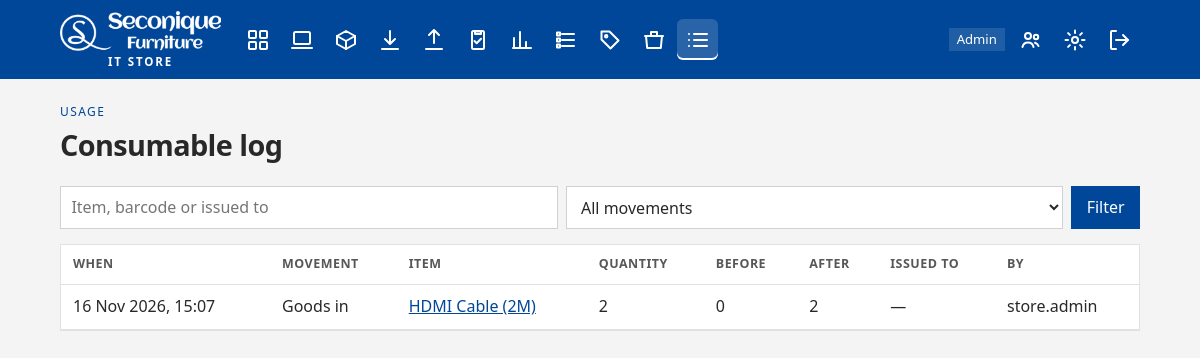
/usage/ (signed in), run on the app's committed database.
### stockroom/models.py (models this page shows, shortened)
class Usage(models.Model):
    class Movement(models.TextChoices):
        RECEIPT = "receipt", "Goods in"
        ISSUE = "issue", "Goods out"
        STOCKTAKE = "stocktake", "Stocktake"
    consumable = models.ForeignKey(
        Consumable, on_delete=models.PROTECT, related_name="usage_records"
    )
    movement = models.CharField(max_length=20, choices=Movement.choices)
    quantity = models.PositiveIntegerField()
    quantity_before = models.PositiveIntegerField()
    quantity_after = models.PositiveIntegerField()
    issued_to = models.CharField(max_length=200, blank=True)
    notes = models.TextField(blank=True)
    recorded_at = models.DateTimeField(auto_now_add=True)
    recorded_by = models.ForeignKey(
        settings.AUTH_USER_MODEL,
        null=True,
        blank=True,
        on_delete=models.SET_NULL,
        related_name="usage_recorded",
    )
    class Meta:
        db_table = "usage"
        ordering = ["-recorded_at", "-id"]
        constraints = [
            models.CheckConstraint(
                condition=Q(movement="stocktake") | Q(quantity__gt=0),
                name="usage_quantity_positive_unless_stocktake",
            )
        ]
        indexes = [
            models.Index(fields=["movement", "recorded_at"], name="usage_movement_idx"),
            models.Index(fields=["recorded_at"], name="usage_recorded_idx"),
        ]

class Consumable(models.Model):
    barcode = models.CharField(max_length=64, primary_key=True)
    name = models.CharField(max_length=200)
    category = models.CharField(max_length=100)
    attributes = models.TextField(
        blank=True,
        help_text="Separate each attribute with a comma, for example: HDMI, 2m, black.",
    )
    unit = models.CharField(max_length=30, default="each")
    quantity_on_hand = models.PositiveIntegerField(default=0)
    reorder_level = models.PositiveIntegerField(default=0)
    reorder_quantity = models.PositiveIntegerField(default=1)
    max_qty_to_hold = models.PositiveIntegerField(
        "max qty to hold",
        default=0,
        help_text="The most of this item the store should keep. Zero means there is no maximum.",
    )
    location = models.CharField("bin location", max_length=100, blank=True)
    supplier = models.CharField(max_length=200, blank=True)
    notes = models.TextField(blank=True)
    updated_at = models.DateTimeField(auto_now=True)
    class Meta:
        db_table = "consumables"
        ordering = ["name", "barcode"]
        indexes = [
            models.Index(fields=["category"], name="consumable_category_idx"),
        ]

### stockroom/views/reporting.py (the view)
# urls.py: path("usage/", reporting.usage_list, name="usage_list"),
@role_required(*APP_ROLES)
def usage_list(request):
    movement = request.GET.get("movement", "").strip()
    query = request.GET.get("q", "").strip()
    records = Usage.objects.select_related("consumable", "recorded_by")
    if movement in Usage.Movement.values:
        records = records.filter(movement=movement)
    if query:
        records = records.filter(
            Q(consumable__barcode__icontains=query)
            | Q(consumable__name__icontains=query)
            | Q(issued_to__icontains=query)
        )
    return render(
        request,
        "stockroom/usage/list.html",
        {
            "page_obj": paginate(request, records),
            "query": query,
            "movement": movement,
            "movements": Usage.Movement.choices,
        },
    )

### stockroom/context_processors.py (called while the page is built)
def stockroom_context(request):
    user = request.user
    if not user.is_authenticated:
        return {"scanner_auto_submit": True, "store_role": None}
    prefs = get_settings(user)
    return {
        "store_role": primary_role(user),
        "is_store_admin": has_role(user, (ADMIN,)),
        "is_operational": has_role(user, OPERATIONAL),
        "can_report": has_role(user, REPORTING_ACCESS),
        "scanner_auto_submit": prefs.scanner_auto_submit,
        "store_settings": prefs,
    }

### stockroom/converters.py (called while the page is built)
    def to_url(self, value):
        return value

### stockroom/models.py (called while the page is built)
def get_settings(user):
    setting, _created = UserSetting.objects.get_or_create(user=user)
    return setting

### stockroom/roles.py (called while the page is built, shortened)
def role_names(user):
    if not getattr(user, "is_authenticated", False):
        return set()
    names = set(user.groups.values_list("name", flat=True))
    if user.is_superuser:
        names.add(ADMIN)
    return names

def has_role(user, roles):
    return bool(role_names(user) & set(roles))

def primary_role(user):
    names = role_names(user)
    if ADMIN in names:
        return ADMIN

### stockroom/views/common.py (called while the page is built)
def role_required(*roles):
    def decorator(view):
        @login_required
        @wraps(view)
        def wrapper(request, *args, **kwargs):
            if not has_role(request.user, roles):
                messages.error(
                    request, "Your account does not have access to that page."
                )
                return redirect(home_url_name(request.user))
            return view(request, *args, **kwargs)
        return wrapper
    return decorator

def paginate(request, queryset):
    prefs = get_settings(request.user)
    paginator = Paginator(queryset, prefs.records_per_page or 25)
    return paginator.get_page(request.GET.get("page"))

### stockroom/templates/stockroom/usage/list.html (shortened to what this page needs)
{% extends "stockroom/base.html" %}
{% block content %}
<header class="page-head">
  <div>
    <p class="eyebrow">Usage</p>
    <h1>Consumable log</h1>
  </div>
</header>
<form class="search" method="get">
  <input id="q" name="q" class="input" value="{{ query }}" placeholder="Item, barcode or issued to">
  <select id="movement" name="movement" class="input">
    <option value="">All movements</option>
  </select>
  <button class="btn btn-primary" type="submit">Filter</button>
</form>
{% if page_obj.paginator.count %}
  <div class="table-wrap">
    <table>
      <thead>
        <tr>
          <th>When</th><th>Movement</th><th>Item</th><th>Quantity</th><th>Before</th><th>After</th><th>Issued to</th><th>By</th>
        </tr>
      </thead>
      <tbody>
        {% for row in page_obj %}
          <tr>
            <td data-label="When">{{ row.recorded_at|date:"j M Y, H:i" }}</td>
            <td data-label="Movement">{{ row.get_movement_display }}</td>
            <td data-label="Item">
              {% if is_operational %}
                <a href="{% url 'consumable_detail' row.consumable.barcode %}">{{ row.consumable.name }}</a>
              {% else %}
                {{ row.consumable.name }}
              {% endif %}
            </td>
            <td data-label="Quantity">{{ row.quantity }}</td>
            <td data-label="Before">{{ row.quantity_before }}</td>
            <td data-label="After">{{ row.quantity_after }}</td>
            <td data-label="Issued to">{{ row.issued_to|default:"—" }}</td>
            <td data-label="By">{{ row.recorded_by|default:"—" }}</td>
          </tr>
        {% endfor %}
      </tbody>
    </table>
  </div>
{% else %}
  <section class="panel empty-panel"><h2>No usage recorded</h2></section>
{% endif %}
{% endblock %}

### stockroom/templates/stockroom/base.html (shortened to what this page needs)
<!DOCTYPE html>
<html lang="en-GB">
<head>
  {% load static %}
  <link rel="stylesheet" href="{% static 'stockroom/css/app.css' %}?v=14">
</head>
<body class="{% block body_class %}{% endblock %}" data-scanner-submit="{{ scanner_auto_submit|yesno:'true,false' }}">
  {% block nav %}
  <header class="topbar">
    <div class="topbar-inner">
      <a class="brand" href="{% url 'home' %}">
        <img src="{% static 'stockroom/img/seconique-logo-white.png' %}?v=2" alt="Seconique Furniture">
        <small>IT Store</small>
      </a>
      <nav class="nav" aria-label="Primary">
        {% if is_operational %}
          <a href="{% url 'dashboard' %}" aria-label="Dashboard" >{% include "stockroom/partials/icon.html" with icon="dashboard" %}</a>
          <a href="{% url 'asset_list' %}" aria-label="Assets" >{% include "stockroom/partials/icon.html" with icon="assets" %}</a>
          <a href="{% url 'consumable_list' %}" aria-label="Consumables" >{% include "stockroom/partials/icon.html" with icon="consumables" %}</a>
          <a href="{% url 'goods_in' %}" aria-label="Goods in" >{% include "stockroom/partials/icon.html" with icon="goods-in" %}</a>
          <a href="{% url 'goods_out' %}" aria-label="Goods out" >{% include "stockroom/partials/icon.html" with icon="goods-out" %}</a>
          <a href="{% url 'stocktake_home' %}" aria-label="Stocktake" >{% include "stockroom/partials/icon.html" with icon="stocktake" %}</a>
        {% endif %}
        {% if can_report %}
          <a href="{% url 'analytics' %}" aria-label="Analytics" >{% include "stockroom/partials/icon.html" with icon="analytics" %}</a>
        {% endif %}
        {% if is_operational or can_report %}
          <a href="{% url 'store_contents' %}" aria-label="Store list" >{% include "stockroom/partials/icon.html" with icon="contents" %}</a>
          <a href="{% url 'attribute_report' %}" aria-label="Attributes" >{% include "stockroom/partials/icon.html" with icon="attributes" %}</a>
          {% if is_store_admin %}
            <a href="{% url 'bin_location_list' %}" aria-label="Bin locations" >{% include "stockroom/partials/icon.html" with icon="bins" %}</a>
          {% endif %}
          <a href="{% url 'usage_list' %}" aria-label="Usage" {% if request.resolver_match.url_name == 'usage_list' %}aria-current="page"{% endif %}>{% include "stockroom/partials/icon.html" with icon="usage" %}<span class="nav-tip">Usage</span></a>
        {% endif %}
      </nav>
      <div class="account">
        {% if store_role %}<span class="role">{{ store_role }}</span>{% endif %}
        {% if is_store_admin %}
          <a class="icon-btn" href="{% url 'user_list' %}" aria-label="Users" >{% include "stockroom/partials/icon.html" with icon="users" %}</a>
        {% endif %}
        <a class="icon-btn" href="{% url 'user_settings' %}" aria-label="Settings">{% include "stockroom/partials/icon.html" with icon="settings" %}<span class="nav-tip">Settings</span></a>
        <form method="post" action="{% url 'logout' %}">
          <button type="submit" class="icon-btn" aria-label="Sign out">{% include "stockroom/partials/icon.html" with icon="sign-out" %}<span class="nav-tip">Sign out</span></button>
        </form>
      </div>
    </div>
  </header>
  {% endblock %}
  <main class="page">
    {% block content %}{% endblock %}
  </main>
</body>
</html>

### stockroom/static/stockroom/css/app.css (style rules this page uses)
:root { --ink: #282828; --muted: #575757; --paper: #f4f4f4; --panel: #ffffff; --line: #e1e1e1; --pine: #004699; --pine-deep: #00356e; --copper: #004699; --copper-soft: #e0eaec; --good: #1f7a4d; --good-soft: #e5f3eb; --warn: #8a5a12; --warn-soft: #f8efd8; --bad: #b30000; --bad-soft: #f8e4e2; --shadow: 0 12px 30px rgba(0, 35, 80, 0.06); color: var(--ink); background: var(--paper); font-family: "Segoe UI", "Avenir Next", sans-serif; line-height: 1.45; }
* { box-sizing: border-box; }
body { margin: 0; min-height: 100vh; }
a { color: var(--pine); }
h1, h2 { font-weight: 650; letter-spacing: -0.02em; margin: 0; }
h1 { font-size: 1.8rem; }
.topbar { background: var(--pine); color: #ffffff; position: sticky; top: 0; z-index: 30; }
.topbar a { color: inherit; text-decoration: none; }
.topbar-inner { max-width: 1120px; margin: 0 auto; padding: 0.7rem 1.25rem; display: flex; gap: 1rem; align-items: center; flex-wrap: wrap; }
.brand { display: flex; flex-direction: column; align-items: center; gap: 0.2rem; }
.brand img { height: 42px; width: auto; display: block; }
.brand small { color: #ffffff; letter-spacing: 0.16em; text-transform: uppercase; font-size: 0.72rem; font-weight: 700; line-height: 1; }
.nav, .account { display: flex; flex-wrap: wrap; gap: 0.15rem; align-items: center; }
.account { margin-left: auto; }
.nav a, .icon-btn { position: relative; display: inline-flex; align-items: center; justify-content: center; width: 2.6rem; height: 2.6rem; padding: 0; border: 0; border-radius: 6px; background: transparent; color: #ffffff; cursor: pointer; }
.nav a[aria-current="page"], .icon-btn[aria-current="page"] { background: rgba(255, 255, 255, 0.16); box-shadow: inset 0 -2px 0 #ffffff; }
.role { background: rgba(255, 255, 255, 0.12); padding: 0.15rem 0.5rem; font-size: 0.82rem; margin-right: 0.2rem; }
.page { max-width: 1120px; margin: 0 auto; padding: 1.5rem 1.25rem 3rem; }
.page-head, .form-actions, .page-actions { display: flex; gap: 1rem; justify-content: space-between; align-items: flex-start; flex-wrap: wrap; }
.page-head { margin-bottom: 1.25rem; }
.eyebrow { text-transform: uppercase; letter-spacing: 0.12em; font-size: 0.75rem; color: var(--copper); margin: 0 0 0.25rem; }
.search, .filters { display: flex; gap: 0.5rem; flex-wrap: wrap; margin-bottom: 0.9rem; align-items: center; }
.search .input { flex: 1 1 16rem; }
.table-wrap { overflow-x: auto; background: var(--panel); border: 1px solid var(--line); margin-bottom: 0.8rem; }
table { width: 100%; border-collapse: collapse; }
th, td { text-align: left; padding: 0.65rem 0.75rem; border-bottom: 1px solid var(--line); vertical-align: top; }
th { font-size: 0.78rem; letter-spacing: 0.04em; text-transform: uppercase; color: var(--muted); }
.input, select.input, textarea.input { width: 100%; min-height: 2.7rem; padding: 0.45rem 0.65rem; border: 1px solid #d1d1d1; background: white; color: var(--ink); font: inherit; }
.btn { display: inline-flex; align-items: center; justify-content: center; min-height: 2.7rem; padding: 0.4rem 0.9rem; border: 1px solid transparent; font: inherit; cursor: pointer; text-decoration: none; }
.btn-primary { background: var(--copper); color: white; }

### data on the page
Usage: recorded_at "16 Nov 2026, 15:07", movement "Goods in", consumable.name "HDMI Cable (2M)", quantity "2", quantity_before "0", quantity_after "2", issued_to "—", recorded_by "store.admin"

### other printed values
{{ store_role }} "Admin"
